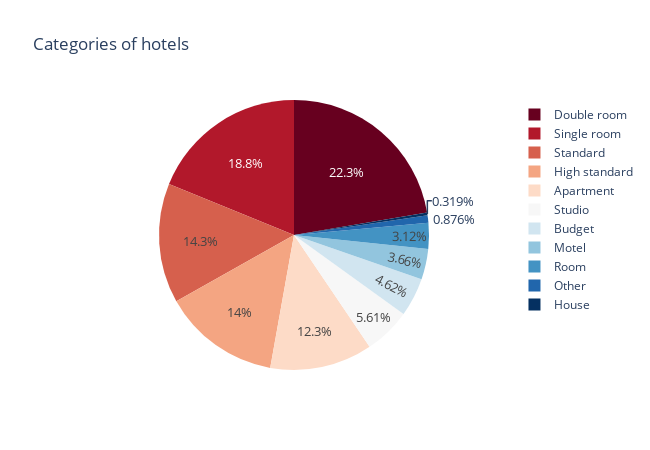

Source (notebook cell):
### Markdown cell above
![](img_plots/7_scatter_plot_prices.png)

### Code cell
# 8. Create a pie chart to represent which categories are most common in the dataframe

# make a copy of dataframe
hotels_categories = all_hotels.copy()

def classify_discriptions(discription):
        '''The function simply classifies hotel descriptions 
        and assigns them to a specific category of hotels'''
        
        premium_category = ['premium', 'superior', 'king', 'queen',  'luxury', 'suite', 'executive', 'deluxe']
        motel_category = ['bed in', 'dormitory']
        category = ['room', 'apartment', 'bed in', 'studio', 'house']
        double_rooms = ['double room', 'twin']
        single_rooms = ['single', 'single room', 'solo']
        budgets = ['budget', 'economy'] 

        if category[4] in discription.lower():
            return 'House'

        if category[3] in discription.lower():
            return 'Studio'

        if 'standard' in discription.lower():
            return 'Standard'

        if category[1] in discription.lower():
            return 'Apartment'

        for elem in range(len(budgets)):
            if budgets[elem] in discription.lower():
                return 'Budget'

        for elem in range(len(single_rooms)):
            if single_rooms[elem] in discription.lower():
                return 'Single room'

        for elem in range(len(motel_category)):
                    if motel_category[elem] in discription.lower():
                        return 'Motel'    

        for elem in range(len(premium_category)):
            if premium_category[elem] in discription.lower():
                return 'High standard'
        
        
        for elem in range(len(double_rooms)):
            if double_rooms[elem] in discription.lower():
                return 'Double room'

        if 'room' in discription.lower():
            return 'Room'
        

# apply classify_discriptions function to dataframe and create new column calls category 
hotels_categories['category'] = hotels_categories['discriptions'].apply(lambda discription: classify_discriptions(discription))
hotels_categories['category'].value_counts()

# if the description does not fit any of the categories, then add to the 'category' column 'Other'
hotels_categories.category.isnull().sum() # 408
hotels_categories.category.fillna('Other', inplace=True)
hotels_categories.category.isnull().sum() # 0 

series = hotels_categories.category.value_counts()
df = series.reset_index()
df_categories = df.rename(columns={'category' : 'frequency', 'index' : 'categories'})


# create a pie chart to represent caregories of hotels
pie_plot = px.pie(data_frame=df_categories, 
        names = df_categories.categories,
        values= df_categories.frequency,
        title='Сategories of hotels',
        width=650,
        height=450,
        color_discrete_sequence=px.colors.sequential.RdBu,
    )
pie_plot.update_layout(uniformtext_minsize=13, uniformtext_mode='hide')

pie_plot.show()

df_categories

### Figure 1 — Plotly figure (JSON) as saved in the notebook; plotly's stock layout.template omitted (floating-point values rounded to 4 significant figures)
{"data": [{"domain": {"x": [0, 1], "y": [0, 1]}, "hovertemplate": "categories=%{label}<br>frequency=%{value}<extra></extra>", "labels": ["Double room", "Single room", "Standard", "High standard", "Apartment", "Studio", "Budget", "Motel", "Room", "Other", "House"], "legendgroup": "", "name": "", "showlegend": true, "type": "pie", "values": [2806, 2365, 1798, 1761, 1542, 704, 580, 459, 392, 110, 40]}], "layout": {"height": 450, "legend": {"tracegroupgap": 0}, "piecolorway": ["rgb(103,0,31)", "rgb(178,24,43)", "rgb(214,96,77)", "rgb(244,165,130)", "rgb(253,219,199)", "rgb(247,247,247)", "rgb(209,229,240)", "rgb(146,197,222)", "rgb(67,147,195)", "rgb(33,102,172)", "rgb(5,48,97)"], "title": {"text": "Сategories of hotels"}, "uniformtext": {"minsize": 13, "mode": "hide"}, "width": 650}}
